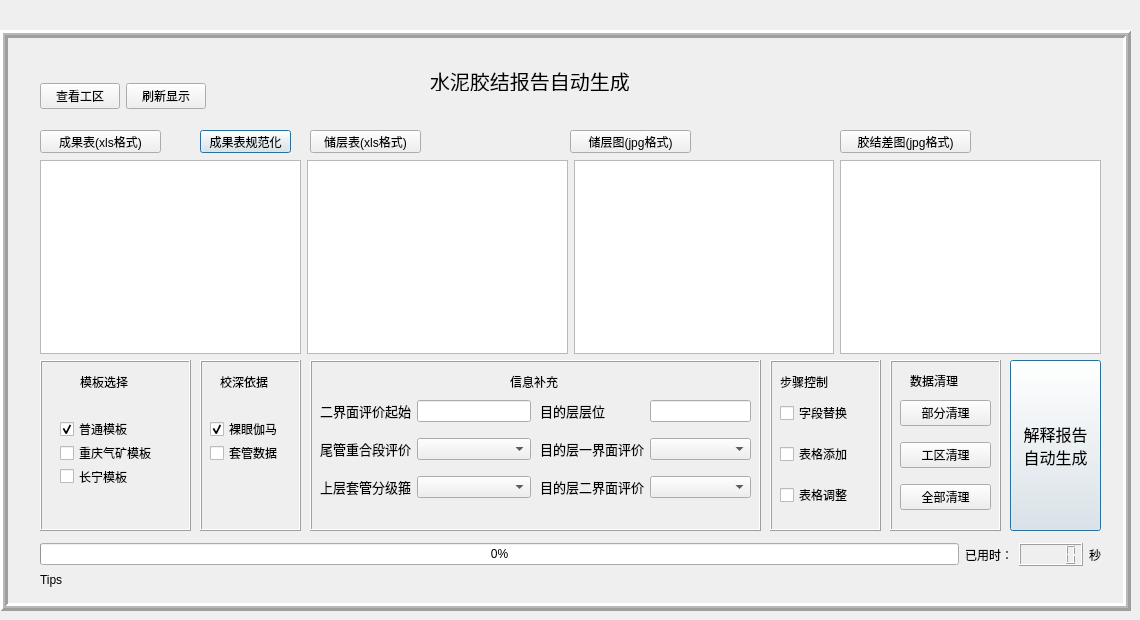
    <widget class="QWidget" name="tab_4">
     <attribute name="title">
      <string>报告自动生成</string>
     </attribute>
     <widget class="QFrame" name="frame">
      <property name="geometry">
       <rect>
        <x>0</x>
        <y>30</y>
        <width>1131</width>
        <height>581</height>
       </rect>
      </property>
      <property name="styleSheet">
       <string notr="true">font: 10pt &quot;黑体&quot;;</string>
      </property>
      <property name="frameShape">
       <enum>QFrame::Box</enum>
      </property>
      <property name="frameShadow">
       <enum>QFrame::Raised</enum>
      </property>
      <property name="lineWidth">
       <number>3</number>
      </property>
      <property name="midLineWidth">
       <number>2</number>
      </property>
      <widget class="QPushButton" name="pushButton_4">
       <property name="geometry">
        <rect>
         <x>1010</x>
         <y>330</y>
         <width>91</width>
         <height>171</height>
        </rect>
       </property>
       <property name="font">
        <font>
         <family>黑体</family>
         <pointsize>12</pointsize>
         <weight>50</weight>
         <italic>false</italic>
         <bold>false</bold>
        </font>
       </property>
       <property name="styleSheet">
        <string notr="true">font: 12pt &quot;黑体&quot;;</string>
       </property>
       <property name="text">
        <string>解释报告
自动生成</string>
       </property>
       <property name="iconSize">
        <size>
         <width>100</width>
         <height>100</height>
        </size>
       </property>
       <property name="checkable">
        <bool>false</bool>
       </property>
       <property name="checked">
        <bool>false</bool>
       </property>
       <property name="autoRepeat">
        <bool>false</bool>
       </property>
       <property name="default">
        <bool>true</bool>
       </property>
       <property name="flat">
        <bool>false</bool>
       </property>
      </widget>
      <widget class="QWidget" name="layoutWidget_5">
       <property name="geometry">
        <rect>
         <x>40</x>
         <y>510</y>
         <width>1061</width>
         <height>29</height>
        </rect>
       </property>
       <property name="styleSheet">
        <string notr="true">font: 10pt &quot;黑体&quot;;</string>
       </property>
       <layout class="QGridLayout" name="gridLayout_29">
        <item row="0" column="0">
         <widget class="QProgressBar" name="progressBar">
          <property name="styleSheet">
           <string notr="true">font: 10pt &quot;黑体&quot;;</string>
          </property>
          <property name="value">
           <number>0</number>
          </property>
         </widget>
        </item>
        <item row="0" column="1">
         <layout class="QGridLayout" name="gridLayout_21">
          <item row="0" column="0">
           <widget class="QLabel" name="label_116">
            <property name="styleSheet">
             <string notr="true">font: 10pt &quot;黑体&quot;;</string>
            </property>
            <property name="text">
             <string>已用时：</string>
            </property>
           </widget>
          </item>
          <item row="0" column="1">
           <widget class="QLCDNumber" name="lcdNumber">
            <property name="styleSheet">
             <string notr="true">font: 10pt &quot;黑体&quot;;</string>
            </property>
           </widget>
          </item>
          <item row="0" column="2">
           <widget class="QLabel" name="label_118">
            <property name="styleSheet">
             <string notr="true">font: 10pt &quot;黑体&quot;;</string>
            </property>
            <property name="text">
             <string>秒</string>
            </property>
           </widget>
          </item>
         </layout>
        </item>
       </layout>
      </widget>
      <widget class="QFrame" name="frame_15">
       <property name="geometry">
        <rect>
         <x>770</x>
         <y>330</y>
         <width>111</width>
         <height>171</height>
        </rect>
       </property>
       <property name="styleSheet">
        <string notr="true">font: 10pt &quot;黑体&quot;;</string>
       </property>
       <property name="frameShape">
        <enum>QFrame::Box</enum>
       </property>
       <property name="frameShadow">
        <enum>QFrame::Raised</enum>
       </property>
       <widget class="QWidget" name="layoutWidget_7">
        <property name="geometry">
         <rect>
          <x>10</x>
          <y>30</y>
          <width>91</width>
          <height>131</height>
         </rect>
        </property>
        <property name="styleSheet">
         <string notr="true">font: 10pt &quot;黑体&quot;;</string>
        </property>
        <layout class="QGridLayout" name="gridLayout_23">
         <item row="0" column="0">
          <widget class="QCheckBox" name="checkBox_9">
           <property name="styleSheet">
            <string notr="true">font: 10pt &quot;黑体&quot;;</string>
           </property>
           <property name="text">
            <string>字段替换</string>
           </property>
          </widget>
         </item>
         <item row="1" column="0">
          <widget class="QCheckBox" name="checkBox_10">
           <property name="styleSheet">
            <string notr="true">font: 10pt &quot;黑体&quot;;</string>
           </property>
           <property name="text">
            <string>表格添加</string>
           </property>
          </widget>
         </item>
         <item row="2" column="0">
          <widget class="QCheckBox" name="checkBox_11">
           <property name="styleSheet">
            <string notr="true">font: 10pt &quot;黑体&quot;;</string>
           </property>
           <property name="text">
            <string>表格调整</string>
           </property>
          </widget>
         </item>
        </layout>
       </widget>
       <widget class="QLabel" name="label_120">
        <property name="geometry">
         <rect>
          <x>10</x>
          <y>10</y>
          <width>61</width>
          <height>23</height>
         </rect>
        </property>
        <property name="styleSheet">
         <string notr="true">font: 10pt &quot;黑体&quot;;</string>
        </property>
        <property name="text">
         <string>步骤控制</string>
        </property>
       </widget>
      </widget>
      <widget class="QFrame" name="frame_18">
       <property name="geometry">
        <rect>
         <x>890</x>
         <y>330</y>
         <width>111</width>
         <height>171</height>
        </rect>
       </property>
       <property name="styleSheet">
        <string notr="true">font: 10pt &quot;黑体&quot;;</string>
       </property>
       <property name="frameShape">
        <enum>QFrame::Box</enum>
       </property>
       <property name="frameShadow">
        <enum>QFrame::Raised</enum>
       </property>
       <widget class="QLabel" name="label_124">
        <property name="geometry">
         <rect>
          <x>20</x>
          <y>10</y>
          <width>61</width>
          <height>21</height>
         </rect>
        </property>
        <property name="styleSheet">
         <string notr="true">font: 10pt &quot;黑体&quot;;</string>
        </property>
        <property name="text">
         <string>数据清理</string>
        </property>
       </widget>
       <widget class="QWidget" name="layoutWidget_16">
        <property name="geometry">
         <rect>
          <x>10</x>
          <y>30</y>
          <width>91</width>
          <height>131</height>
         </rect>
        </property>
        <layout class="QGridLayout" name="gridLayout_31">
         <item row="0" column="0">
          <widget class="QPushButton" name="pushButton_5">
           <property name="styleSheet">
            <string notr="true">font: 10pt &quot;黑体&quot;;</string>
           </property>
           <property name="text">
            <string>部分清理</string>
           </property>
           <property name="iconSize">
            <size>
             <width>100</width>
             <height>100</height>
            </size>
           </property>
           <property name="checkable">
            <bool>false</bool>
           </property>
           <property name="checked">
            <bool>false</bool>
           </property>
           <property name="autoRepeat">
            <bool>false</bool>
           </property>
           <property name="default">
            <bool>false</bool>
           </property>
           <property name="flat">
            <bool>false</bool>
           </property>
          </widget>
         </item>
         <item row="1" column="0">
          <widget class="QPushButton" name="pushButton_31">
           <property name="styleSheet">
            <string notr="true">font: 10pt &quot;黑体&quot;;</string>
           </property>
           <property name="text">
            <string>工区清理</string>
           </property>
           <property name="iconSize">
            <size>
             <width>100</width>
             <height>100</height>
            </size>
           </property>
           <property name="checkable">
            <bool>false</bool>
           </property>
           <property name="checked">
            <bool>false</bool>
           </property>
           <property name="autoRepeat">
            <bool>false</bool>
           </property>
           <property name="default">
            <bool>false</bool>
           </property>
           <property name="flat">
            <bool>false</bool>
           </property>
          </widget>
         </item>
         <item row="2" column="0">
          <widget class="QPushButton" name="pushButton_40">
           <property name="styleSheet">
            <string notr="true">font: 10pt &quot;黑体&quot;;</string>
           </property>
           <property name="text">
            <string>全部清理</string>
           </property>
           <property name="iconSize">
            <size>
             <width>100</width>
             <height>100</height>
            </size>
           </property>
           <property name="checkable">
            <bool>false</bool>
           </property>
           <property name="checked">
            <bool>false</bool>
           </property>
           <property name="autoRepeat">
            <bool>false</bool>
           </property>
           <property name="default">
            <bool>false</bool>
           </property>
           <property name="flat">
            <bool>false</bool>
           </property>
          </widget>
         </item>
        </layout>
       </widget>
      </widget>
      <widget class="QPushButton" name="pushButton_41">
       <property name="geometry">
        <rect>
         <x>40</x>
         <y>100</y>
         <width>121</width>
         <height>23</height>
        </rect>
       </property>
       <property name="styleSheet">
        <string notr="true">font: 10pt &quot;黑体&quot;;</string>
       </property>
       <property name="text">
        <string>成果表(xls格式)</string>
       </property>
       <property name="iconSize">
        <size>
         <width>100</width>
         <height>100</height>
        </size>
       </property>
       <property name="checkable">
        <bool>false</bool>
       </property>
       <property name="checked">
        <bool>false</bool>
       </property>
       <property name="autoRepeat">
        <bool>false</bool>
       </property>
       <property name="default">
        <bool>false</bool>
       </property>
       <property name="flat">
        <bool>false</bool>
       </property>
      </widget>
      <widget class="QPushButton" name="pushButton_42">
       <property name="geometry">
        <rect>
         <x>310</x>
         <y>100</y>
         <width>111</width>
         <height>23</height>
        </rect>
       </property>
       <property name="styleSheet">
        <string notr="true">font: 10pt &quot;黑体&quot;;</string>
       </property>
       <property name="text">
        <string>储层表(xls格式)</string>
       </property>
       <property name="iconSize">
        <size>
         <width>100</width>
         <height>100</height>
        </size>
       </property>
       <property name="checkable">
        <bool>false</bool>
       </property>
       <property name="checked">
        <bool>false</bool>
       </property>
       <property name="autoRepeat">
        <bool>false</bool>
       </property>
       <property name="default">
        <bool>false</bool>
       </property>
       <property name="flat">
        <bool>false</bool>
       </property>
      </widget>
      <widget class="QPushButton" name="pushButton_47">
       <property name="geometry">
        <rect>
         <x>570</x>
         <y>100</y>
         <width>121</width>
         <height>23</height>
        </rect>
       </property>
       <property name="styleSheet">
        <string notr="true">font: 10pt &quot;黑体&quot;;</string>
       </property>
       <property name="text">
        <string>储层图(jpg格式)</string>
       </property>
       <property name="iconSize">
        <size>
         <width>100</width>
         <height>100</height>
        </size>
       </property>
       <property name="checkable">
        <bool>false</bool>
       </property>
       <property name="checked">
        <bool>false</bool>
       </property>
       <property name="autoRepeat">
        <bool>false</bool>
       </property>
       <property name="default">
        <bool>false</bool>
       </property>
       <property name="flat">
        <bool>false</bool>
       </property>
      </widget>
      <widget class="QPushButton" name="pushButton_46">
       <property name="geometry">
        <rect>
         <x>840</x>
         <y>100</y>
         <width>131</width>
         <height>23</height>
        </rect>
       </property>
       <property name="styleSheet">
        <string notr="true">font: 10pt &quot;黑体&quot;;</string>
       </property>
       <property name="text">
        <string>胶结差图(jpg格式)</string>
       </property>
       <property name="iconSize">
        <size>
         <width>100</width>
         <height>100</height>
        </size>
       </property>
       <property name="checkable">
        <bool>false</bool>
       </property>
       <property name="checked">
        <bool>false</bool>
       </property>
       <property name="autoRepeat">
        <bool>false</bool>
       </property>
       <property name="default">
        <bool>false</bool>
       </property>
       <property name="flat">
        <bool>false</bool>
       </property>
      </widget>
      <widget class="QFrame" name="frame_19">
       <property name="geometry">
        <rect>
         <x>310</x>
         <y>330</y>
         <width>451</width>
         <height>171</height>
        </rect>
       </property>
       <property name="frameShape">
        <enum>QFrame::Box</enum>
       </property>
       <property name="frameShadow">
        <enum>QFrame::Raised</enum>
       </property>
       <widget class="QWidget" name="layoutWidget_6">
        <property name="geometry">
         <rect>
          <x>10</x>
          <y>30</y>
          <width>211</width>
          <height>121</height>
         </rect>
        </property>
        <property name="styleSheet">
         <string notr="true">font: 10pt &quot;黑体&quot;;</string>
        </property>
        <layout class="QGridLayout" name="gridLayout_15">
         <item row="1" column="0">
          <widget class="QLabel" name="label_89">
           <property name="font">
            <font>
             <family>黑体</family>
             <pointsize>10</pointsize>
             <weight>50</weight>
             <italic>false</italic>
             <bold>false</bold>
             <underline>false</underline>
            </font>
           </property>
           <property name="styleSheet">
            <string notr="true">font: 10pt &quot;黑体&quot;;</string>
           </property>
           <property name="text">
            <string>尾管重合段评价</string>
           </property>
          </widget>
         </item>
         <item row="1" column="1">
          <widget class="QComboBox" name="comboBox_8">
           <property name="styleSheet">
            <string notr="true">font: 10pt &quot;黑体&quot;;</string>
           </property>
          </widget>
         </item>
         <item row="0" column="0">
          <widget class="QLabel" name="label_86">
           <property name="font">
            <font>
             <family>黑体</family>
             <pointsize>10</pointsize>
             <weight>50</weight>
             <italic>false</italic>
             <bold>false</bold>
             <underline>false</underline>
            </font>
           </property>
           <property name="styleSheet">
            <string notr="true">font: 10pt &quot;黑体&quot;;</string>
           </property>
           <property name="text">
            <string>二界面评价起始</string>
           </property>
          </widget>
         </item>
         <item row="2" column="1">
          <widget class="QComboBox" name="comboBox_9">
           <property name="styleSheet">
            <string notr="true">font: 10pt &quot;黑体&quot;;</string>
           </property>
          </widget>
         </item>
         <item row="2" column="0">
          <widget class="QLabel" name="label_103">
           <property name="font">
            <font>
             <family>黑体</family>
             <pointsize>10</pointsize>
             <weight>50</weight>
             <italic>false</italic>
             <bold>false</bold>
             <underline>false</underline>
            </font>
           </property>
           <property name="styleSheet">
            <string notr="true">font: 10pt &quot;黑体&quot;;</string>
           </property>
           <property name="text">
            <string>上层套管分级箍</string>
           </property>
          </widget>
         </item>
         <item row="0" column="1">
          <widget class="QLineEdit" name="lineEdit_106">
           <property name="styleSheet">
            <string notr="true">font: 10pt &quot;黑体&quot;;</string>
           </property>
           <property name="text">
            <string/>
           </property>
          </widget>
         </item>
        </layout>
       </widget>
       <widget class="QLabel" name="label_126">
        <property name="geometry">
         <rect>
          <x>200</x>
          <y>10</y>
          <width>61</width>
          <height>23</height>
         </rect>
        </property>
        <property name="styleSheet">
         <string notr="true">font: 10pt &quot;黑体&quot;;</string>
        </property>
        <property name="text">
         <string>信息补充</string>
        </property>
       </widget>
       <widget class="QWidget" name="layoutWidget_23">
        <property name="geometry">
         <rect>
          <x>230</x>
          <y>30</y>
          <width>211</width>
          <height>121</height>
         </rect>
        </property>
        <property name="styleSheet">
         <string notr="true">font: 10pt &quot;黑体&quot;;</string>
        </property>
        <layout class="QGridLayout" name="gridLayout_49">
         <item row="1" column="0">
          <widget class="QLabel" name="label_104">
           <property name="font">
            <font>
             <family>黑体</family>
             <pointsize>10</pointsize>
             <weight>50</weight>
             <italic>false</italic>
             <bold>false</bold>
             <underline>false</underline>
            </font>
           </property>
           <property name="styleSheet">
            <string notr="true">font: 10pt &quot;黑体&quot;;</string>
           </property>
           <property name="text">
            <string>目的层一界面评价</string>
           </property>
          </widget>
         </item>
         <item row="1" column="1">
          <widget class="QComboBox" name="comboBox_11">
           <property name="styleSheet">
            <string notr="true">font: 10pt &quot;黑体&quot;;</string>
           </property>
          </widget>
         </item>
         <item row="0" column="0">
          <widget class="QLabel" name="label_144">
           <property name="font">
            <font>
             <family>黑体</family>
             <pointsize>10</pointsize>
             <weight>50</weight>
             <italic>false</italic>
             <bold>false</bold>
             <underline>false</underline>
            </font>
           </property>
           <property name="styleSheet">
            <string notr="true">font: 10pt &quot;黑体&quot;;</string>
           </property>
           <property name="text">
            <string>目的层层位</string>
           </property>
          </widget>
         </item>
         <item row="2" column="1">
          <widget class="QComboBox" name="comboBox_12">
           <property name="styleSheet">
            <string notr="true">font: 10pt &quot;黑体&quot;;</string>
           </property>
          </widget>
         </item>
         <item row="2" column="0">
          <widget class="QLabel" name="label_145">
           <property name="font">
            <font>
             <family>黑体</family>
             <pointsize>10</pointsize>
             <weight>50</weight>
             <italic>false</italic>
             <bold>false</bold>
             <underline>false</underline>
            </font>
           </property>
           <property name="styleSheet">
            <string notr="true">font: 10pt &quot;黑体&quot;;</string>
           </property>
           <property name="text">
            <string>目的层二界面评价</string>
           </property>
          </widget>
         </item>
         <item row="0" column="1">
          <widget class="QLineEdit" name="lineEdit_118">
           <property name="styleSheet">
            <string notr="true">font: 10pt &quot;黑体&quot;;</string>
           </property>
           <property name="text">
            <string/>
           </property>
          </widget>
         </item>
        </layout>
       </widget>
      </widget>
      <widget class="QWidget" name="layoutWidget">
       <property name="geometry">
        <rect>
         <x>40</x>
         <y>50</y>
         <width>166</width>
         <height>32</height>
        </rect>
       </property>
       <layout class="QGridLayout" name="gridLayout_37">
        <item row="0" column="0">
         <widget class="QPushButton" name="pushButton_48">
          <property name="styleSheet">
           <string notr="true">font: 10pt &quot;黑体&quot;;</string>
          </property>
          <property name="text">
           <string>查看工区</string>
          </property>
          <property name="iconSize">
           <size>
            <width>100</width>
            <height>100</height>
           </size>
          </property>
          <property name="checkable">
           <bool>false</bool>
          </property>
          <property name="checked">
           <bool>false</bool>
          </property>
          <property name="autoRepeat">
           <bool>false</bool>
          </property>
          <property name="default">
           <bool>false</bool>
          </property>
          <property name="flat">
           <bool>false</bool>
          </property>
         </widget>
        </item>
        <item row="0" column="1">
         <widget class="QPushButton" name="pushButton_49">
          <property name="styleSheet">
           <string notr="true">font: 10pt &quot;黑体&quot;;</string>
          </property>
          <property name="text">
           <string>刷新显示</string>
          </property>
          <property name="iconSize">
           <size>
            <width>100</width>
            <height>100</height>
           </size>
          </property>
          <property name="checkable">
           <bool>false</bool>
          </property>
          <property name="checked">
           <bool>false</bool>
          </property>
          <property name="autoRepeat">
           <bool>false</bool>
          </property>
          <property name="default">
           <bool>false</bool>
          </property>
          <property name="flat">
           <bool>false</bool>
          </property>
         </widget>
        </item>
       </layout>
      </widget>
      <widget class="QLabel" name="label_111">
       <property name="geometry">
        <rect>
         <x>430</x>
         <y>40</y>
         <width>221</width>
         <height>21</height>
        </rect>
       </property>
       <property name="font">
        <font>
         <family>黑体</family>
         <pointsize>15</pointsize>
         <weight>50</weight>
         <italic>false</italic>
         <bold>false</bold>
        </font>
       </property>
       <property name="styleSheet">
        <string notr="true">font: 15pt &quot;黑体&quot;;</string>
       </property>
       <property name="text">
        <string>水泥胶结报告自动生成</string>
       </property>
      </widget>
      <widget class="QWidget" name="layoutWidget">
       <property name="geometry">
        <rect>
         <x>40</x>
         <y>130</y>
         <width>1061</width>
         <height>194</height>
        </rect>
       </property>
       <layout class="QGridLayout" name="gridLayout_46">
        <item row="0" column="0">
         <widget class="QTextEdit" name="textEdit_4">
          <property name="font">
           <font>
            <family>黑体</family>
            <pointsize>10</pointsize>
            <weight>50</weight>
            <italic>false</italic>
            <bold>false</bold>
            <stylestrategy>PreferDefault</stylestrategy>
            <kerning>true</kerning>
           </font>
          </property>
          <property name="styleSheet">
           <string notr="true">font: 10pt &quot;黑体&quot;;</string>
          </property>
         </widget>
        </item>
        <item row="0" column="1">
         <widget class="QTextEdit" name="textEdit_5">
          <property name="font">
           <font>
            <family>黑体</family>
            <pointsize>10</pointsize>
            <weight>50</weight>
            <italic>false</italic>
            <bold>false</bold>
           </font>
          </property>
          <property name="styleSheet">
           <string notr="true">font: 10pt &quot;黑体&quot;;</string>
          </property>
         </widget>
        </item>
        <item row="0" column="2">
         <widget class="QTextEdit" name="textEdit_6">
          <property name="styleSheet">
           <string notr="true">font: 10pt &quot;黑体&quot;;</string>
          </property>
         </widget>
        </item>
        <item row="0" column="3">
         <widget class="QTextEdit" name="textEdit_8">
          <property name="styleSheet">
           <string notr="true">font: 10pt &quot;黑体&quot;;</string>
          </property>
         </widget>
        </item>
       </layout>
      </widget>
      <widget class="QLabel" name="label_133">
       <property name="geometry">
        <rect>
         <x>40</x>
         <y>540</y>
         <width>1061</width>
         <height>20</height>
        </rect>
       </property>
       <property name="styleSheet">
        <string notr="true">font: 10pt &quot;黑体&quot;;</string>
       </property>
       <property name="text">
        <string>Tips</string>
       </property>
      </widget>
      <widget class="QFrame" name="frame_25">
       <property name="geometry">
        <rect>
         <x>40</x>
         <y>330</y>
         <width>151</width>
         <height>171</height>
        </rect>
       </property>
       <property name="frameShape">
        <enum>QFrame::Box</enum>
       </property>
       <property name="frameShadow">
        <enum>QFrame::Raised</enum>
       </property>
       <widget class="QLabel" name="label_146">
        <property name="geometry">
         <rect>
          <x>40</x>
          <y>10</y>
          <width>61</width>
          <height>23</height>
         </rect>
        </property>
        <property name="styleSheet">
         <string notr="true">font: 10pt &quot;黑体&quot;;</string>
        </property>
        <property name="text">
         <string>模板选择</string>
        </property>
       </widget>
       <widget class="QWidget" name="layoutWidget">
        <property name="geometry">
         <rect>
          <x>20</x>
          <y>60</y>
          <width>109</width>
          <height>65</height>
         </rect>
        </property>
        <layout class="QGridLayout" name="gridLayout_47">
         <item row="0" column="0">
          <widget class="QCheckBox" name="checkBox_14">
           <property name="text">
            <string>普通模板</string>
           </property>
           <property name="checked">
            <bool>true</bool>
           </property>
          </widget>
         </item>
         <item row="1" column="0">
          <widget class="QCheckBox" name="checkBox_15">
           <property name="text">
            <string>重庆气矿模板</string>
           </property>
          </widget>
         </item>
         <item row="2" column="0">
          <widget class="QCheckBox" name="checkBox_16">
           <property name="text">
            <string>长宁模板</string>
           </property>
          </widget>
         </item>
        </layout>
       </widget>
      </widget>
      <widget class="QFrame" name="frame_26">
       <property name="geometry">
        <rect>
         <x>200</x>
         <y>330</y>
         <width>101</width>
         <height>171</height>
        </rect>
       </property>
       <property name="frameShape">
        <enum>QFrame::Box</enum>
       </property>
       <property name="frameShadow">
        <enum>QFrame::Raised</enum>
       </property>
       <widget class="QLabel" name="label_147">
        <property name="geometry">
         <rect>
          <x>20</x>
          <y>10</y>
          <width>61</width>
          <height>23</height>
         </rect>
        </property>
        <property name="styleSheet">
         <string notr="true">font: 10pt &quot;黑体&quot;;</string>
        </property>
        <property name="text">
         <string>校深依据</string>
        </property>
       </widget>
       <widget class="QWidget" name="layoutWidget">
        <property name="geometry">
         <rect>
          <x>10</x>
          <y>60</y>
          <width>81</width>
          <height>42</height>
         </rect>
        </property>
        <layout class="QGridLayout" name="gridLayout_48">
         <item row="0" column="0">
          <widget class="QCheckBox" name="checkBox_5">
           <property name="text">
            <string>裸眼伽马</string>
           </property>
           <property name="checked">
            <bool>true</bool>
           </property>
          </widget>
         </item>
         <item row="1" column="0">
          <widget class="QCheckBox" name="checkBox_13">
           <property name="text">
            <string>套管数据</string>
           </property>
          </widget>
         </item>
        </layout>
       </widget>
      </widget>
      <widget class="QPushButton" name="pushButton_67">
       <property name="geometry">
        <rect>
         <x>200</x>
         <y>100</y>
         <width>91</width>
         <height>23</height>
        </rect>
       </property>
       <property name="text">
        <string>成果表规范化</string>
       </property>
       <property name="default">
        <bool>true</bool>
       </property>
      </widget>
     </widget>
    </widget>
